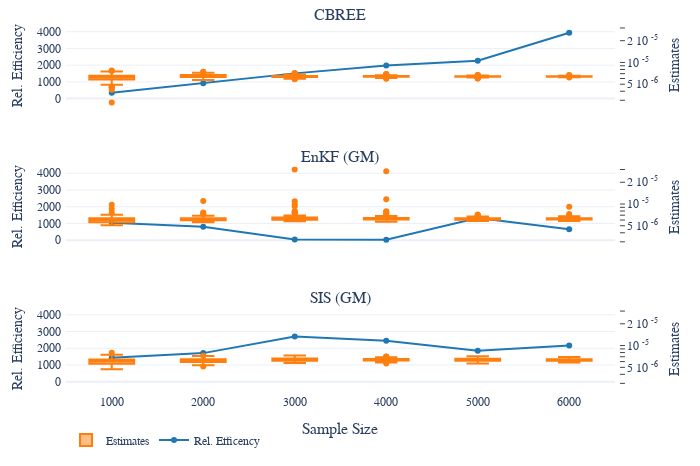

The cell this chart's notebook holds for it:
### Markdown cell above
## Compare relative Efficiency

### Code cell
# filter
my_mixture_model = "GM"
my_obs_windows = 2
my_epsilon = 1
my_bm_cvar_tgt = 1
prob = df_agg.Problem.unique().item() 
this_df_agg = df_agg.query(
    "Problem == @prob & `Averaging Method`=='Average Estimate' & mixture_model==@my_mixture_model")
this_df_agg = this_df_agg[this_df_agg['$N_{{ \\text{{obs}} }}$']
                          == my_obs_windows]
this_df_agg = this_df_agg[this_df_agg['$\\epsilon_{{\\text{{Target}}}}$'] == my_epsilon]
this_df_agg = this_df_agg[this_df_agg['$\\Delta_{{\\text{{Target}}}}$'] == my_bm_cvar_tgt] 
this_df = df.query("Problem == @prob & `Averaging Method`=='Average Estimate' & mixture_model==@my_mixture_model")
this_df = this_df[this_df['$N_{{ \\text{{obs}} }}$']
                          == my_obs_windows]
this_df = this_df[this_df['$\\epsilon_{{\\text{{Target}}}}$'] == my_epsilon]
this_df = this_df[this_df['$\\Delta_{{\\text{{Target}}}}$'] == my_bm_cvar_tgt] 
this_df_agg = pd.concat(
    [this_df_agg, df_bm_agg[df_bm_agg.Solver.str.contains("GM")]])
this_df = pd.concat(
    [this_df, df_bm[df_bm.Solver.str.contains("GM")]])
this_df_agg["Relative Efficiency"] = (
    1 - this_df_agg["Truth"]) * this_df_agg["Truth"]
this_df_agg["Relative Efficiency"] = this_df_agg["Relative Efficiency"] / \
    (this_df_agg["Cost Mean"] * this_df_agg["MSE"])

this_df_agg.loc[this_df_agg.Solver.str.startswith("CBREE"), "Solver"] = "CBREE" 
this_df.loc[this_df.Solver.str.startswith("CBREE"), "Solver"] = "CBREE" 
fig = ree.make_efficiency_plot(this_df_agg,
                               this_df,
                               "Sample Size",
                           "Relative Efficiency",
                           "Estimate",
                           facet_row="Solver",
                           shared_secondary_y_axes=True)
fig.show()
fig_title = "eficiency plot " + prob + " solver vs sample size"
fig.write_image(f"{fig_title}.pdf".replace(" ", "_").lower())
fig_description = f"Solving the {prob} with the CBREE method and two benchmark methods (row). \
We vary the sample size ($x$-axis) and show for each sample size two quantities. \
There is an estimate of the relative efficiency (left $y$-axis) and \
a boxplot of the corresponding ${int(2*this_df_agg.Seed.unique()[0]+1)}$ empirical estimates of the failure probability (righ $y$-axis). \
The other parameters of the CBREE method are $\\Delta_{{\\text{{Target}}}} = {my_bm_cvar_tgt}$, \
$N_\\text{{obs}} = {my_obs_windows}$ and \
$\\epsilon_{{\\text{{Target}}}} = {my_epsilon}$."
with open(f"{fig_title} desc.tex".replace(" ", "_").lower(), "w") as file:
    file.write(fig_description)
display(Markdown(fig_description))

### Figure 1 — Plotly figure (JSON) as saved in the notebook; plotly's stock layout.template omitted (floating-point values rounded to 4 significant figures; data arrays with more than 128 entries replaced by an {"elided": "..."} marker saying what was removed)
{"data": [{"legendgroup": "2", "marker": {"color": "#FF7F0E"}, "name": "Estimates", "showlegend": true, "type": "box", "x": {"elided": "600 int values"}, "xaxis": "x", "y": {"elided": "600 float values"}, "yaxis": "y2"}, {"legendgroup": "1", "marker": {"color": "#1F77B4"}, "name": "Rel. Efficency", "showlegend": true, "type": "scatter", "x": [1000, 2000, 3000, 4000, 5000, 6000], "xaxis": "x", "y": [351.2, 915.8, 1509.0, 1976.0, 2265.0, 3935.0], "yaxis": "y"}, {"legendgroup": "2", "marker": {"color": "#FF7F0E"}, "name": "Estimates", "showlegend": false, "type": "box", "x": {"elided": "600 int values"}, "xaxis": "x2", "y": {"elided": "600 float values"}, "yaxis": "y4"}, {"legendgroup": "1", "marker": {"color": "#1F77B4"}, "name": "Rel. Efficency", "showlegend": false, "type": "scatter", "x": [1000, 2000, 3000, 4000, 5000, 6000], "xaxis": "x2", "y": [1037.0, 805.0, 35.04, 30.41, 1326.0, 648.2], "yaxis": "y3"}, {"legendgroup": "2", "marker": {"color": "#FF7F0E"}, "name": "Estimates", "showlegend": false, "type": "box", "x": {"elided": "600 int values"}, "xaxis": "x3", "y": {"elided": "600 float values"}, "yaxis": "y6"}, {"legendgroup": "1", "marker": {"color": "#1F77B4"}, "name": "Rel. Efficency", "showlegend": false, "type": "scatter", "x": [1000, 2000, 3000, 4000, 5000, 6000], "xaxis": "x3", "y": [1438.0, 1710.0, 2706.0, 2450.0, 1848.0, 2161.0], "yaxis": "y5"}], "layout": {"annotations": [{"font": {"size": 16}, "showarrow": false, "text": "CBREE", "x": 0.47, "xanchor": "center", "xref": "paper", "y": 1, "yanchor": "bottom", "yref": "paper"}, {"font": {"size": 16}, "showarrow": false, "text": "EnKF (GM)", "x": 0.47, "xanchor": "center", "xref": "paper", "y": 0.6111, "yanchor": "bottom", "yref": "paper"}, {"font": {"size": 16}, "showarrow": false, "text": "SIS (GM)", "x": 0.47, "xanchor": "center", "xref": "paper", "y": 0.2222, "yanchor": "bottom", "yref": "paper"}, {"font": {"size": 16}, "showarrow": false, "text": "Sample Size", "x": 0.47, "xanchor": "center", "xref": "paper", "y": 0, "yanchor": "top", "yref": "paper", "yshift": -30}], "autosize": false, "font": {"family": "Serif"}, "height": 466.7, "legend": {"orientation": "h"}, "margin": {"b": 50, "l": 50, "pad": 4, "r": 50, "t": 25}, "width": 700, "xaxis": {"anchor": "y", "domain": [0, 0.94], "exponentformat": "power", "matches": "x3", "showticklabels": false}, "xaxis2": {"anchor": "y3", "domain": [0, 0.94], "matches": "x3", "showticklabels": false}, "xaxis3": {"anchor": "y5", "domain": [0, 0.94]}, "yaxis": {"anchor": "x", "domain": [0.7778, 1], "exponentformat": "power", "matches": "y5", "title": {"text": "Rel. Efficiency"}}, "yaxis2": {"anchor": "x", "exponentformat": "power", "overlaying": "y", "range": [-5.601, -4.482], "showgrid": false, "side": "right", "ticks": "outside", "ticktext": {"elided": "200 str values"}, "tickvals": {"elided": "200 float values"}, "title": {"text": "Estimates"}, "type": "log"}, "yaxis3": {"anchor": "x2", "domain": [0.3889, 0.6111], "matches": "y5", "title": {"text": "Rel. Efficiency"}}, "yaxis4": {"anchor": "x2", "exponentformat": "power", "overlaying": "y3", "range": [-5.601, -4.482], "showgrid": false, "side": "right", "ticks": "outside", "ticktext": {"elided": "200 str values"}, "tickvals": {"elided": "200 float values"}, "title": {"text": "Estimates"}, "type": "log"}, "yaxis5": {"anchor": "x3", "domain": [0, 0.2222], "title": {"text": "Rel. Efficiency"}}, "yaxis6": {"anchor": "x3", "exponentformat": "power", "overlaying": "y5", "range": [-5.601, -4.482], "showgrid": false, "side": "right", "ticks": "outside", "ticktext": {"elided": "200 str values"}, "tickvals": {"elided": "200 float values"}, "title": {"text": "Estimates"}, "type": "log"}}}
